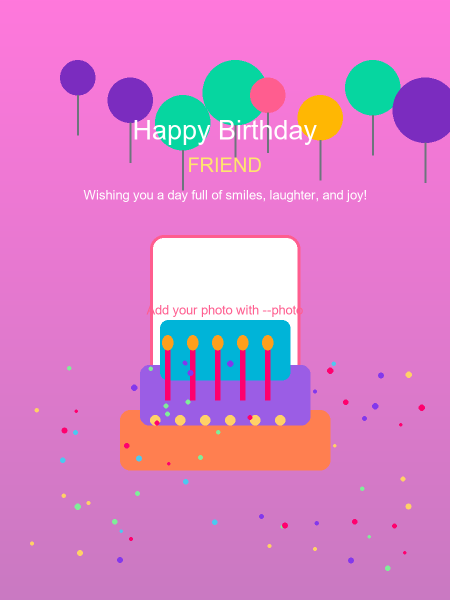
#> input picture birthday_card.png, 900 x 1200 px (shown at 1/2 size)
$ python birthday.py --photo birthday_card.png
#> lines starting #> are read from the running program, lines starting #| are printed output that depends on the picture
from pathlib import Path
from PIL import Image, ImageDraw, ImageOps
import argparse
import random


def load_font(size, bold=False):
    candidates = [
        "arial.ttf",
        "C:/Windows/Fonts/arial.ttf",
        "/usr/share/fonts/truetype/dejavu/DejaVuSans-Bold.ttf",
        "/usr/share/fonts/truetype/dejavu/DejaVuSans.ttf",
    ]
    for path in candidates:
        try:
            return Image.load_default() if False else __import__("PIL.ImageFont", fromlist=["truetype"]).truetype(path, size)
        except Exception:
            continue
    return __import__("PIL.ImageFont", fromlist=["load_default"]).load_default()


def create_card(name="Friend", photo_path=None, output_path="birthday_card.png"):
#> called with name = 'Friend', photo_path = 'birthday_card.png', output_path = 'birthday_card.png'
    width, height = 900, 1200
    card = Image.new("RGB", (width, height), "#fff4f8")
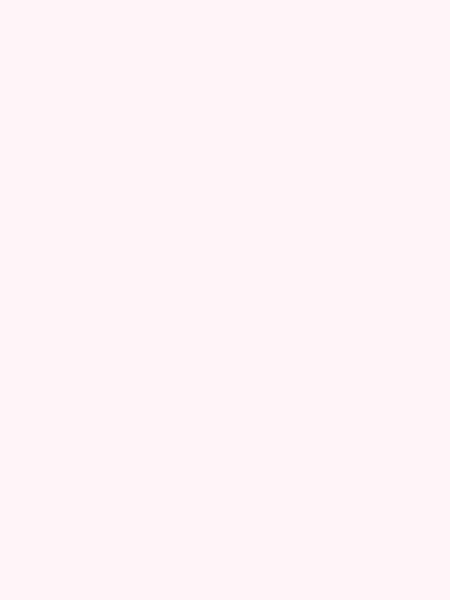
#> card: PIL image 900x1200 RGB (shown at 1/2 size); mean R, G, B 255, 244, 248
    draw = ImageDraw.Draw(card)

    # Background gradient-like effect
    for y in range(height):
        ratio = y / height
        r = int(255 * (1 - ratio * 0.35) + 240 * ratio * 0.15)
        g = int(120 * (1 - ratio * 0.15) + 80 * ratio * 0.25)
        b = int(220 * (1 - ratio * 0.2) + 180 * ratio * 0.1)
        draw.line((0, y, width, y), fill=(r, g, b))

    # Decorative balloons
    for i in range(8):
        x = 120 + i * 95
        y = 120 + (i % 3) * 35
        r = 35 + (i % 4) * 10
        draw.ellipse((x, y, x + r * 2, y + r * 2), fill=random.choice(["#ff5d8f", "#ffb703", "#7b2cbf", "#06d6a0"]))
        draw.line((x + r, y + r * 2, x + r, y + r * 2 + 80), fill="#6c757d", width=4)

    # Top text
    title_font = load_font(54, True)
    name_font = load_font(40, True)
    body_font = load_font(26)

    draw.text((width // 2, 260), "Happy Birthday", fill="white", anchor="mm", font=title_font)
    draw.text((width // 2, 330), name.upper(), fill="#ffe66d", anchor="mm", font=name_font)
    draw.text((width // 2, 390), "Wishing you a day full of smiles, laughter, and joy!", fill="white", anchor="mm", font=body_font)

    # Photo frame
    frame_x, frame_y, frame_w, frame_h = 300, 470, 300, 300
    draw.rounded_rectangle((frame_x, frame_y, frame_x + frame_w, frame_y + frame_h), radius=28, fill="#ffffff", outline="#ff5d8f", width=6)

    if photo_path and Path(photo_path).exists():
        try:
            photo = Image.open(photo_path).convert("RGBA")
            photo = ImageOps.fit(photo, (260, 260))
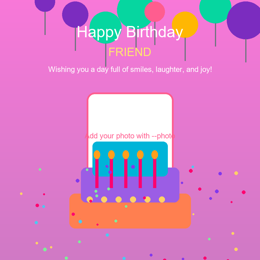
#> photo: PIL image 260x260 RGBA; mean R, G, B, A 212, 131.7, 198.2, 255
            mask = Image.new("L", (260, 260), 0)
#> mask: PIL image 260x260 L; every value is 0
            mask_draw = ImageDraw.Draw(mask)
            mask_draw.rounded_rectangle((0, 0, 260, 260), radius=24, fill=255)
            photo = Image.composite(photo, Image.new("RGBA", photo.size, (255, 255, 255, 255)), mask)
            card.paste(photo, (320, 510), photo)
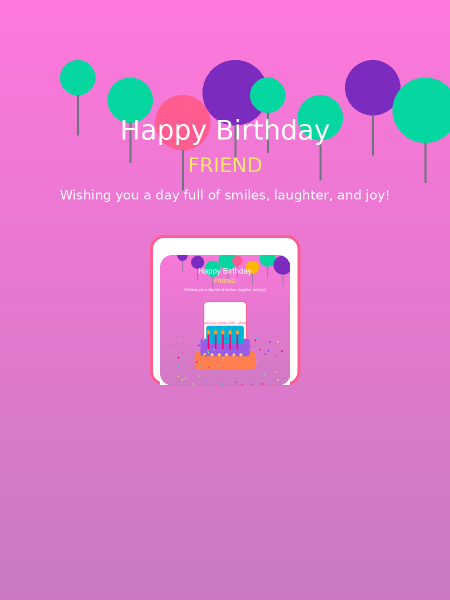
#> card: PIL image 900x1200 RGB (shown at 1/2 size); mean R, G, B 217.8, 125.5, 203.8
        except Exception:
            draw.text((width // 2, 620), "Photo could not be loaded", fill="#ff5d8f", anchor="mm", font=body_font)
    else:
        draw.text((width // 2, 620), "Add your photo with --photo", fill="#ff5d8f", anchor="mm", font=body_font)

    # Cake
    cake_y = 820
    draw.rounded_rectangle((240, cake_y, 660, cake_y + 120), radius=20, fill="#ff7f50")
    draw.rounded_rectangle((280, cake_y - 90, 620, cake_y + 30), radius=18, fill="#9b5de5")
    draw.rounded_rectangle((320, cake_y - 180, 580, cake_y - 60), radius=16, fill="#00b4d8")
    for x in range(300, 600, 50):
        draw.ellipse((x, cake_y + 10, x + 20, cake_y + 30), fill="#ffd166")
    for x in [330, 380, 430, 480, 530]:
        draw.rectangle((x, cake_y - 120, x + 10, cake_y - 20), fill="#ff006e")
        draw.ellipse((x - 6, cake_y - 150, x + 16, cake_y - 120), fill="#ff9f1c")

    # Confetti dots
    for _ in range(60):
        x = random.randint(60, width - 60)
        y = random.randint(720, height - 60)
        size = random.randint(6, 12)
        draw.ellipse((x, y, x + size, y + size), fill=random.choice(["#ff006e", "#4cc9f0", "#80ed99", "#ffd166", "#8338ec"]))
#> this loop made 60 passes
#> (x, y, size) on passes 1 to 12: (426, 1018, 7), (202, 864, 7), (693, 1129, 8), (782, 1134, 10), (377, 770, 11), (760, 889, 9), (163, 901, 9), (685, 1047, 7), (548, 946, 12), (326, 751, 12), (74, 767, 11), (787, 1121, 11)

    card.save(output_path)
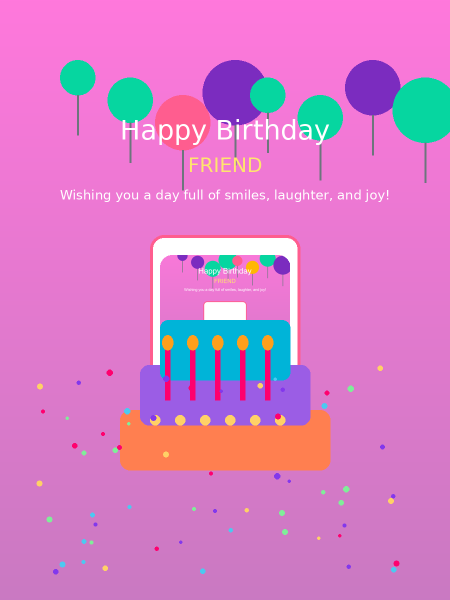
#> saved as birthday_card.png: PIL image 900x1200 RGB (shown at 1/2 size); mean R, G, B 213, 125.9, 199.5
    print(f"Birthday card saved as {output_path}")


def main():
    parser = argparse.ArgumentParser(description="Create a colorful birthday card")
    parser.add_argument("--name", default="Friend", help="Name to put on the birthday card")
    parser.add_argument("--photo", default=None, help="Optional path to a photo to place in the card")
    parser.add_argument("--output", default="birthday_card.png", help="Output image file name")
    args = parser.parse_args()

    create_card(name=args.name, photo_path=args.photo, output_path=args.output)


if __name__ == "__main__":
    main()
